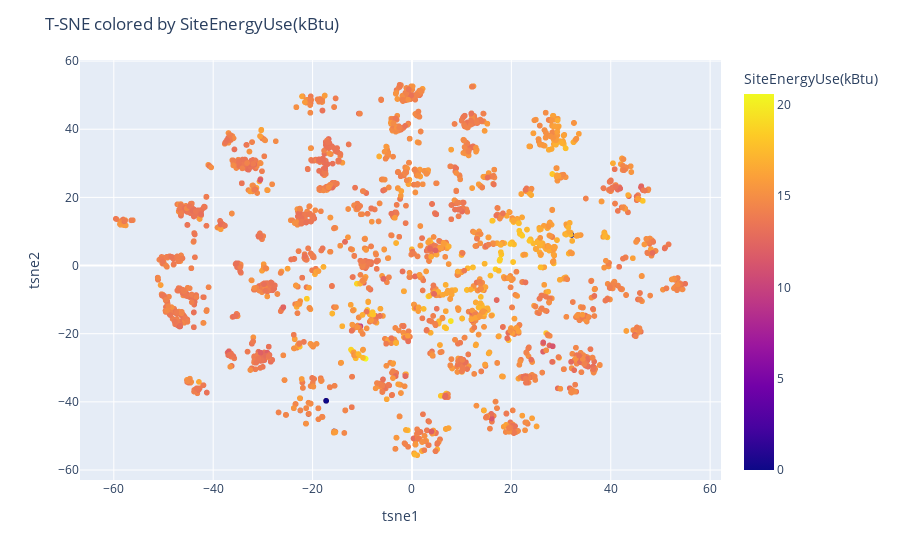

This figure's notebook cell:
### Code cell
import plotly.express as px

fig = px.scatter(df.reset_index(), x='tsne1', y='tsne2',
                 color=y_train, labels={'color':'SiteEnergyUse(kBtu)'}, hover_data=['index'])
fig.update_layout(title="T-SNE colored by SiteEnergyUse(kBtu)")
fig.show()

### Figure 1 — Plotly figure (JSON) as saved in the notebook; plotly's stock layout.template omitted (floating-point values rounded to 4 significant figures; data arrays with more than 128 entries replaced by an {"elided": "..."} marker saying what was removed)
{"data": [{"customdata": {"elided": "4687x1 int values"}, "hoverlabel": {"namelength": 0}, "hovertemplate": "tsne1=%{x}<br>tsne2=%{y}<br>index=%{customdata[0]}<br>SiteEnergyUse(kBtu)=%{marker.color}", "legendgroup": "", "marker": {"color": {"elided": "4687 float values"}, "coloraxis": "coloraxis", "symbol": "circle"}, "mode": "markers", "name": "", "showlegend": false, "type": "scattergl", "x": {"elided": "4687 float values"}, "xaxis": "x", "y": {"elided": "4687 float values"}, "yaxis": "y"}], "layout": {"coloraxis": {"colorbar": {"title": {"text": "SiteEnergyUse(kBtu)"}}, "colorscale": [[0, "#0d0887"], [0.1111, "#46039f"], [0.2222, "#7201a8"], [0.3333, "#9c179e"], [0.4444, "#bd3786"], [0.5556, "#d8576b"], [0.6667, "#ed7953"], [0.7778, "#fb9f3a"], [0.8889, "#fdca26"], [1, "#f0f921"]]}, "legend": {"tracegroupgap": 0}, "margin": {"t": 60}, "title": {"text": "T-SNE colored by SiteEnergyUse(kBtu)"}, "xaxis": {"anchor": "y", "domain": [0, 1], "title": {"text": "tsne1"}}, "yaxis": {"anchor": "x", "domain": [0, 1], "title": {"text": "tsne2"}}}}
